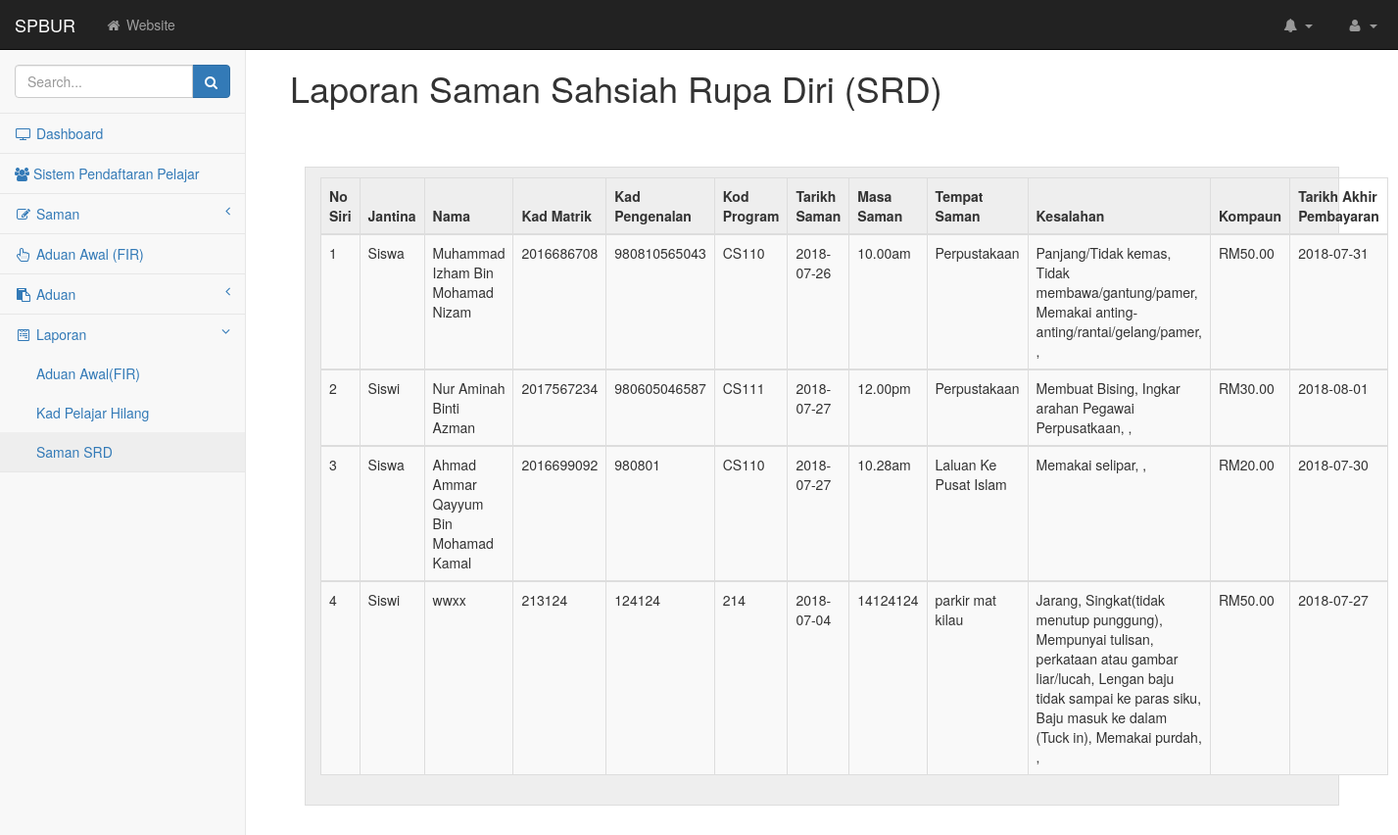
Before: /rsaman.php with the older database file.
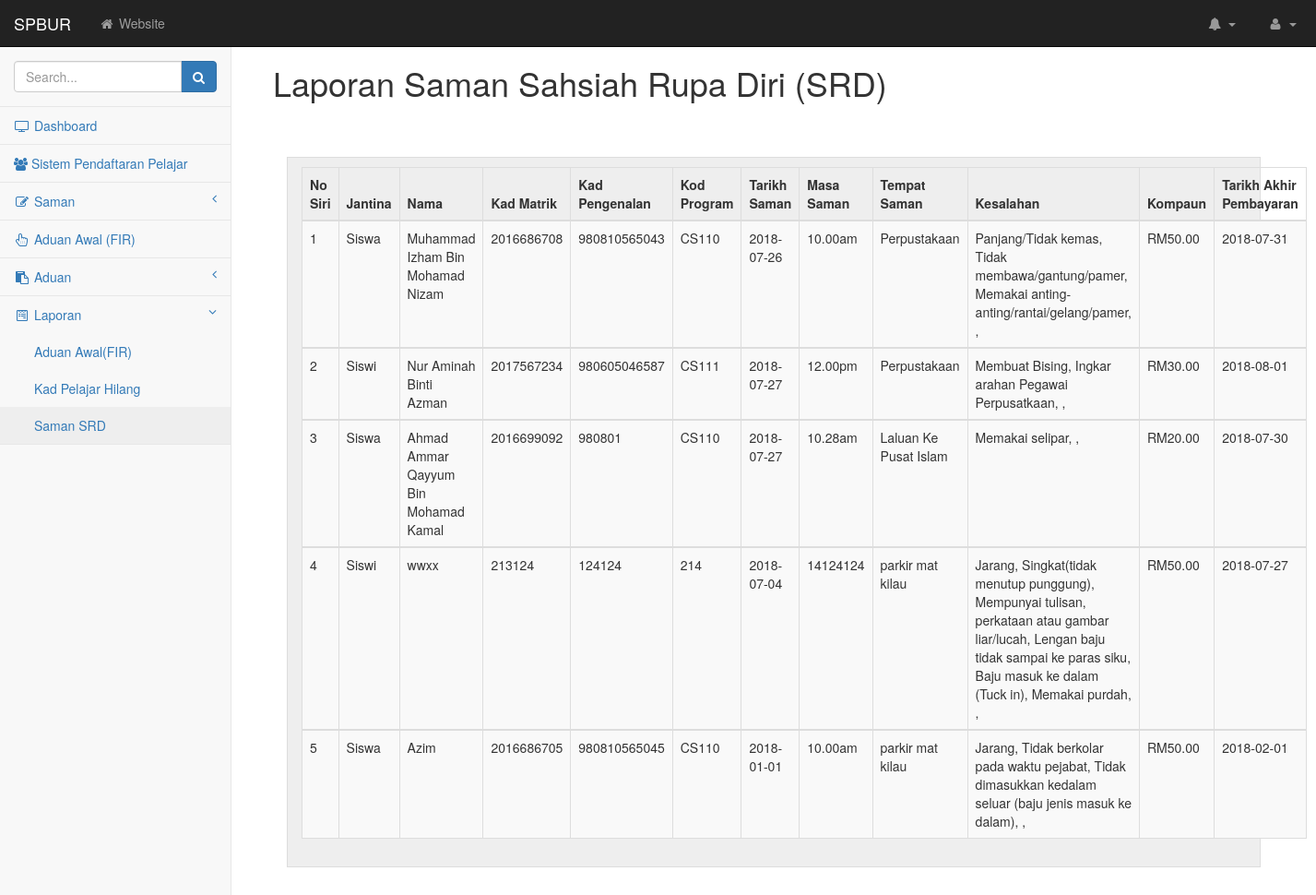
After: the same page with the newer database file.
### tables this page shows
CREATE TABLE `kp` (
  `series_no` int(11) NOT NULL,
  `gender` varchar(255) NOT NULL,
  `name` varchar(255) NOT NULL,
  `matric_no` int(11) NOT NULL,
  `mykad_no` varchar(255) NOT NULL,
  `prog_code` varchar(255) NOT NULL,
  `summon_date` date DEFAULT NULL,
  `summon_time` varchar(255) NOT NULL,
  `summon_place` varchar(255) NOT NULL,
  `summons` varchar(255) NOT NULL,
  `rm` double NOT NULL,
  `paybefore` date NOT NULL
);

### rsaman.php (the view, shortened to what this page needs)
<!DOCTYPE html>
<html lang="en">
    <head>
        <link href="css/bootstrap.min.css" rel="stylesheet">
        <link href="css/metisMenu.min.css" rel="stylesheet">
        <link href="css/timeline.css" rel="stylesheet">
        <link href="css/startmin.css" rel="stylesheet">
        <link href="css/morris.css" rel="stylesheet">
        <link href="css/font-awesome.min.css" rel="stylesheet" type="text/css">
    </head>
    <body>
        <div id="wrapper">
        <?php include("DashboardOnly.php");?>
        <div id="page-wrapper">
            <div class="container-fluid">
                <div class="row">
                    <div class="col-lg-12">
                    <br>
                    <h1>Laporan Saman Sahsiah Rupa Diri (SRD)</h1>
                    <br>
                        <div class="panel-body">
                            <div class="dataTable_wrapper">
                                <div class="dataTables_length" id="dataTables-example_length">
                                    <div class="row show-grid">
                                        <div class="col-md-12">
                                        <table class="table table-striped table-bordered table-hover" id="dataTables-example">
                                            <thead>
                                                <tr>
                                                    <th>No Siri</th>
                                                    <th>Jantina</th>
                                                    <th>Nama</th>
                                                    <th>Kad Matrik</th>
                                                    <th>Kad Pengenalan</th>
                                                    <th>Kod Program</th>
                                                    <th>Tarikh Saman</th>
                                                    <th>Masa Saman</th>
                                                    <th>Tempat Saman</th>
                                                    <th>Kesalahan</th>
                                                    <th>Kompaun</th>
                                                    <th>Tarikh Akhir Pembayaran</th>
                                                </tr>
                                            </thead>
                                            <?php
                                                $sql = "SELECT * FROM kp";
                                                $query = mysqli_query($dbconn, $sql) or die("Error: " . mysqli_error($dbconn));
                                                $row = mysqli_num_rows($query);
                                                if($row != 0)
                                                {
                                                    while($ro = mysqli_fetch_assoc($query))
                                                    {
                                                        echo "<tbody>";
                                                        echo "<tr>";
                                                        echo "<td>".$ro['series_no']."</td>";
                                                        echo "<td>".$ro['gender']."</td>";
                                                        echo "<td>".$ro['name']."</td>";
                                                        echo "<td>".$ro['matric_no']."</td>";
                                                        echo "<td>".$ro['mykad_no']."</td>";
                                                        echo "<td>".$ro['prog_code']."</td>";
                                                        echo "<td>".$ro['summon_date']."</td>";
                                                        echo "<td>".$ro['summon_time']."</td>";
                                                        echo "<td>".$ro['summon_place']."</td>";
                                                        echo "<td>".$ro['summons']."</td>";
                                                        echo "<td>RM".$ro['rm'].".00</td>";
                                                        echo "<td>".$ro['paybefore']."</td>";
                                                        echo "</tr>";
                                                    }
                                                }
                                            ?>
                                        </table>
                                        </div>
                                    </div>
                                </div>
                            </div>
                        </div>
                    </div>
                </div>
            </div>
        </div>
        </div>
    </body>
</html>

### DashboardOnly.php (shortened to what this page needs)
<nav class="navbar navbar-inverse navbar-fixed-top" role="navigation">
    <div class="navbar-header">
        <a class="navbar-brand" href="Dashboard.php">SPBUR</a>
    </div>
    <ul class="nav navbar-nav navbar-left navbar-top-links">
        <li><a href="#"><i class="fa fa-home fa-fw"></i> Website</a></li>
    </ul>
    <ul class="nav navbar-right navbar-top-links">
        <li class="dropdown navbar-inverse">
            <a class="dropdown-toggle" data-toggle="dropdown" href="#">
                <i class="fa fa-bell fa-fw"></i>
                <b class="caret"></b>
            </a>
        </li>
        <li class="dropdown">
            <a class="dropdown-toggle" data-toggle="dropdown" href="#">
                <i class="fa fa-user fa-fw"></i>
                <b class="caret"></b>
            </a>
        </li>
    </ul>
    <div class="navbar-default sidebar" role="navigation">
        <div class="sidebar-nav navbar-collapse">
            <ul class="nav" id="side-menu">
                <li class="sidebar-search">
                    <div class="input-group custom-search-form">
                        <input type="text" class="form-control" placeholder="Search...">
                        <span class="input-group-btn">
                            <button class="btn btn-primary" type="button">
                            <i class="fa fa-search"></i>
                            </button>
                        </span>
                    </div>
                </li>
                <li>
                    <a href="Dashboard.php" class=""><i class="fa fa-television fa-fw"></i> Dashboard</a>
                </li>
                <li>
                    <a href="srs.php" class=""><i class="fa fa-group fa-fww"></i> Sistem Pendaftaran Pelajar</a>
                </li>
                <li>
                    <a href="#"><i class="fa fa-pencil-square-o fa-fw"></i> Saman<span class="fa arrow"></span></a>
                </li>
                <li>
                    <a href="fir.php" class=""><i class="fa fa-hand-pointer-o fa-fw"></i> Aduan Awal (FIR)</a>
                </li>
                <li>
                    <a href="#"><i class="fa fa-clipboard fa-fw"></i> Aduan <span class="fa arrow"></span></a>
                </li>
                <li>
                    <a href="#"><i class="fa fa-wpforms fa-fw"></i> Laporan <span class="fa arrow"></span></a>
                    <ul class="nav nav-second-level">
                      <li>
                          <a href="rfir.php">Aduan Awal(FIR)</a>
                      </li>
                    <li>
                        <a href="rkadpelajar.php">Kad Pelajar Hilang</a>
                    </li>
                    <li>
                        <a href="rsaman.php">Saman SRD</a>
                    </li>
                    </ul>
                </li>
            </ul>
        </div>
    </div>
</nav>

### css/startmin.css (style rules this page uses)
body { background-color: #f8f8f8; }
#wrapper { width: 100%; }
#page-wrapper { padding: 30px 15px 0 15px; min-height: 568px; background-color: #fff; }
@media (min-width:768px) { #page-wrapper { position: inherit; margin-left: 250px; padding: 30px 30px 0 30px; border-left: 1px solid #e7e7e7; } }
.navbar-header { float: left; }
.navbar-left { float: left; }
.navbar-right { text-align: right; }
.navbar-top-links { margin: 0; }
.navbar-top-links li { display: inline-block; }
.navbar-top-links li:last-child { margin-right: 6px; }
.navbar-top-links li a { padding: 15px; min-height: 50px; }
.navbar-top-links>li>a { color: #999; }
.sidebar .sidebar-nav.navbar-collapse { padding-right: 0; padding-left: 0; }
.sidebar .sidebar-search { padding: 15px; }
.sidebar ul li { border-bottom: 1px solid #e7e7e7; }
.sidebar ul li a.active { background-color: #eee; }
.sidebar .arrow { float: right; }
.sidebar .fa.arrow:before { content: "\f104"; }
.sidebar .active>a>.fa.arrow:before { content: "\f107"; }
.sidebar .nav-second-level li, .sidebar .nav-third-level li { border-bottom: 0!important; }
.sidebar .nav-second-level li a { padding-left: 37px; }
@media (min-width:768px) { .sidebar { z-index: 1; position: absolute; width: 250px; margin-top: 51px; } }
.show-grid [class^=col-] { padding-top: 10px; padding-bottom: 10px; border: 1px solid #ddd; background-color: #eee!important; }
.show-grid { margin: 15px 0; }

Changed rows visible on the page:
added kp: series_no "5", gender "Siswa", name "Azim", matric_no "2016686705", mykad_no "980810565045", prog_code "CS110", summon_date "2018-01-01", summon_time "10.00am", summon_place "parkir mat kilau", summons "Jarang, Tidak berkolar pada waktu pejabat, Tidak dimasukkan kedalam seluar (baju jenis masuk ke dalam), ,", rm "50", paybefore "2018-02-01"
